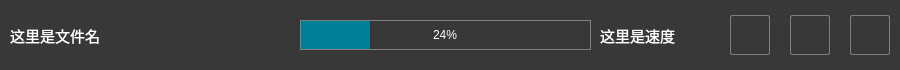
<?xml version="1.0" encoding="UTF-8"?>
<ui version="4.0">
 <class>task</class>
 <widget class="QWidget" name="task">
  <property name="geometry">
   <rect>
    <x>0</x>
    <y>0</y>
    <width>900</width>
    <height>70</height>
   </rect>
  </property>
  <property name="windowTitle">
   <string>Form</string>
  </property>
  <property name="styleSheet">
   <string notr="true">QMenu::item:selected
{ 
    background-color : #008098;
    color : white
}

QToolTip
{ 
    color: white; 
    background-color: #383838;
    border: 1px solid white;
} 

QTabWidget::pane
{
    background: #383838;
    border: 1px solid gray;
    border-radius: 2px;
}

QTabBar::tab {
	border-style: none;
	padding-bottom: 5px;
    padding-left: 5px;
    padding-right: 5px;
}

QTabBar::tab:selected {
    border-bottom: 2px solid #008098;
    padding-bottom: 5px;
	font-weight: bold;
}
QTabBar::tab:!selected {
	font-weight: normal;
	margin-bottom: 1px;
}

QTabBar::tab:hover {
    border-bottom: 1px solid #008098;
}

QTabBar QToolButton::right-arrow
{
    image: url(:/dark fusion/right_arrow.svg);
    background: #383838;
}

QTabBar QToolButton::left-arrow
{
    image: url(:/dark fusion/left_arrow.svg);
    background: #383838;
}

QTabBar QToolButton::right-arrow:disabled
{
    image: url(:/dark fusion/right_arrow_disabled.svg);
    background: #383838;
}

QTabBar QToolButton::left-arrow:disabled
{
    image: url(:/dark fusion/left_arrow_disabled.svg);
    background: #383838;
}

QPushButton, QComboBox
{
    background: #383838;
    border-radius: 2px;
    padding: 4px 6px;
} 

QPushButton:enabled, QComboBox:enabled
{
    border: 1px solid gray;
}

QPushButton:hover, QComboBox:hover
{
    border: 1px solid #008098;
}
QComboBox
{
    background: #2b2b2b;
    selection-background-color: #008098;
}
QComboBox:focus {
	border: 1px solid #008098;
}

QComboBox::drop-down {
    subcontrol-origin: padding;
    subcontrol-position: top right;
    width: 15px;
    border-left-width: 1px;
    border-left-color: gray;
    border-left-style: solid; /* just a single line */
    border-top-right-radius: 3px; /* same radius as the QComboBox */
    border-bottom-right-radius: 3px;
}
QComboBox::down-arrow
{

    border-image: url(:/dark fusion/down_arrow_disabled.svg);
    width: 0.9ex;
    height: 0.6ex;
}


QSpinBox:enabled,
QDoubleSpinBox:enabled,
QLineEdit:enabled,
QDateTimeEdit:enabled
{
    border: 1px solid gray;
    padding-right: 1.5ex;
    background: #2b2b2b;
}

QSpinBox::hover,
QDoubleSpinBox::hover,
QDateTimeEdit::hover
{
    border: 1px solid #008098;

}

QDateTimeEdit::up-button,
QSpinBox::up-button,
QDoubleSpinBox::up-button
{
    subcontrol-origin: content;
    subcontrol-position: right top;

    width: 1.6ex;
    border-width: 0.1ex;
}

QDateTimeEdit::up-arrow,
QSpinBox::up-arrow,
QDoubleSpinBox::up-arrow
{
    border-image: url(:/dark fusion/up_arrow.svg);
    width: 0.9ex;
    height: 0.6ex;
}

QDateTimeEdit::up-arrow::hover,
QDateTimeEdit::up-arrow:pressed,
QSpinBox::up-arrow:hover,
QSpinBox::up-arrow:pressed,
QDoubleSpinBox::up-arrow:hover,
QDoubleSpinBox::up-arrow:pressed
{
    border-image: url(:/dark fusion/up_arrow_hover.svg);
    width: 0.9ex;
    height: 0.6ex;
}

QDateTimeEdit::up-arrow:disabled,
QDateTimeEdit::up-arrow:off,
QSpinBox::up-arrow:disabled,
QSpinBox::up-arrow:off,
QDoubleSpinBox::up-arrow:disabled,
QDoubleSpinBox::up-arrow:off
{
   border-image: url(:/dark fusion/up_arrow_disabled.svg);
}

QDateTimeEdit::down-button,
QSpinBox::down-button,
QDoubleSpinBox::down-button
{
    subcontrol-origin: content;
    subcontrol-position: right bottom;

    width: 1.6ex;
    border-width: 0.1ex;
}

QDateTimeEdit::down-arrow,
QSpinBox::down-arrow,
QDoubleSpinBox::down-arrow
{
    border-image: url(:/dark fusion/down_arrow.svg);
    width: 0.9ex;
    height: 0.6ex;
}

QDateTimeEdit::down-arrow:hover,
QDateTimeEdit::down-arrow:pressed,
QSpinBox::down-arrow:hover,
QSpinBox::down-arrow:pressed,
QDoubleSpinBox::down-arrow:hover,
QDoubleSpinBox::down-arrow:pressed
{
    border-image: url(:/dark fusion/down_arrow_hover.svg);
    width: 0.9ex;
    height: 0.6ex;
}

QDateTimeEdit::down-arrow:disabled,
QSpinBox::down-arrow:disabled,
QSpinBox::down-arrow:off,
QDoubleSpinBox::down-arrow:disabled,
QDoubleSpinBox::down-arrow:off
{
   border-image: url(:/dark fusion/down_arrow_disabled.svg);
}

QToolButton
{
    background-color: transparent;
    border: none;
    margin: 0.3ex;
    padding: 0.5ex;
}

QToolButton:hover
{
    background-color: transparent;
    border: 0.1ex solid #008098;
    border-radius: 0.2ex;
    margin: 0.3ex;
    padding: 0.5ex;
}

QToolBar
{
    border: 0.1ex transparent #393838;
    background: 0.1ex solid #383838;
    font-weight: bold;
}


QToolBar::separator:horizontal
{
    background: gray; 
    width: 1px;
    height: 5ex;
}

QTableView, QTreeView
{
    border: 0.1ex solid gray;
    gridline-color: #31363b;
    background-color: #2b2b2b;
}

QTableView:hover,
QTreeView:hover,
QLineEdit:hover
{
    border: 1px solid #008098;
}


QHeaderView
{
    background-color: #383838;
    border: 0.1ex transparent;
    border-radius: 0px;
    margin: 0px;
    padding: 0px;

}

QHeaderView::section
{
    background-color: #383838;
    color: #eff0f1;
    border: 0.1ex solid gray;
    border-radius: 0px;
    text-align: center;
}

QCheckBox
{
    spacing: 0.5ex;
    outline: none;
    color: #eff0f1;
    margin-bottom: 0.2ex;
    opacity: 200;
}

QCheckBox:disabled
{
    color: #76797c;
}

QGroupBox::indicator
{
    margin-left: 0.2ex;
}

QCheckBox::indicator:unchecked,
QCheckBox::indicator:unchecked:focus
{
    border-image: url(:/dark fusion/checkbox_unchecked_disabled.svg);
}

QCheckBox::indicator:unchecked:hover,
QCheckBox::indicator:unchecked:pressed,
QGroupBox::indicator:unchecked:hover,
QGroupBox::indicator:unchecked:focus,
QGroupBox::indicator:unchecked:pressed
{
    border: none;
    border-image: url(:/dark fusion/checkbox_unchecked.svg);
}

QCheckBox::indicator:checked
{
    border-image: url(:/dark fusion/checkbox_checked.svg);
}

QCheckBox::indicator:checked:hover,
QCheckBox::indicator:checked:focus,
QCheckBox::indicator:checked:pressed,
QGroupBox::indicator:checked:hover,
QGroupBox::indicator:checked:focus,
QGroupBox::indicator:checked:pressed
{
    border: none;
    border-image: url(:/dark fusion/checkbox_checked.svg);
}

QCheckBox::indicator:indeterminate
{
    border-image: url(:/dark fusion/checkbox_indeterminate.svg);
}

QCheckBox::indicator:indeterminate:focus,
QCheckBox::indicator:indeterminate:hover,
QCheckBox::indicator:indeterminate:pressed
{
    border-image: url(:/dark fusion/checkbox_indeterminate.svg);
}

QCheckBox::indicator:indeterminate:disabled
{
    border-image: url(:/dark fusion/checkbox_indeterminate_disabled.svg);
}

QCheckBox::indicator:checked:disabled,
QGroupBox::indicator:checked:disabled
{
    border-image: url(:/dark fusion/checkbox_checked_disabled.svg);
}

QCheckBox::indicator:unchecked:disabled,
QGroupBox::indicator:unchecked:disabled
{
    border-image: url(:/dark fusion/checkbox_unchecked_disabled.svg);
}

QProgressBar
{
    background-color: #2b2b2b;
    border: 1px solid gray;
    border-radius: 0.3ex;
    height: 2px;
    text-align: center;
    margin-top: 1ex;
    margin-bottom: 1ex;
    padding: 0px;
}

QProgressBar::chunk
{
    background-color: #008098;
    border: 0px transparent;
    border-radius: 0.3ex;
}

QWidget
{
	background-color: #383838;
}

QLabel
{
	color: #FFFFFF;
}
</string>
  </property>
  <widget class="QLabel" name="filename">
   <property name="geometry">
    <rect>
     <x>10</x>
     <y>20</y>
     <width>281</width>
     <height>30</height>
    </rect>
   </property>
   <property name="font">
    <font>
     <pointsize>11</pointsize>
    </font>
   </property>
   <property name="text">
    <string>这里是文件名</string>
   </property>
   <property name="alignment">
    <set>Qt::AlignLeading|Qt::AlignLeft|Qt::AlignVCenter</set>
   </property>
  </widget>
  <widget class="QPushButton" name="StartPause">
   <property name="geometry">
    <rect>
     <x>730</x>
     <y>15</y>
     <width>40</width>
     <height>40</height>
    </rect>
   </property>
   <property name="styleSheet">
    <string notr="true">border-image: url(:/Breeze-Dark/pause.svg);</string>
   </property>
   <property name="text">
    <string/>
   </property>
  </widget>
  <widget class="QPushButton" name="Cancel">
   <property name="geometry">
    <rect>
     <x>790</x>
     <y>15</y>
     <width>40</width>
     <height>40</height>
    </rect>
   </property>
   <property name="styleSheet">
    <string notr="true">border-image: url(:/Breeze-Dark/remove.svg);</string>
   </property>
   <property name="text">
    <string/>
   </property>
  </widget>
  <widget class="QPushButton" name="Delete">
   <property name="geometry">
    <rect>
     <x>850</x>
     <y>15</y>
     <width>40</width>
     <height>40</height>
    </rect>
   </property>
   <property name="styleSheet">
    <string notr="true">border-image: url(:/Breeze-Dark/trash.svg);</string>
   </property>
   <property name="text">
    <string/>
   </property>
  </widget>
  <widget class="QProgressBar" name="progressBar">
   <property name="geometry">
    <rect>
     <x>300</x>
     <y>20</y>
     <width>291</width>
     <height>30</height>
    </rect>
   </property>
   <property name="styleSheet">
    <string notr="true">color: #FFFFFF</string>
   </property>
   <property name="value">
    <number>24</number>
   </property>
  </widget>
  <widget class="QLabel" name="speed">
   <property name="geometry">
    <rect>
     <x>600</x>
     <y>20</y>
     <width>101</width>
     <height>30</height>
    </rect>
   </property>
   <property name="font">
    <font>
     <pointsize>11</pointsize>
    </font>
   </property>
   <property name="autoFillBackground">
    <bool>false</bool>
   </property>
   <property name="styleSheet">
    <string notr="true"/>
   </property>
   <property name="text">
    <string>这里是速度</string>
   </property>
  </widget>
 </widget>
 <resources>
  <include location="../resources/resources.qrc"/>
 </resources>
 <connections/>
</ui>
